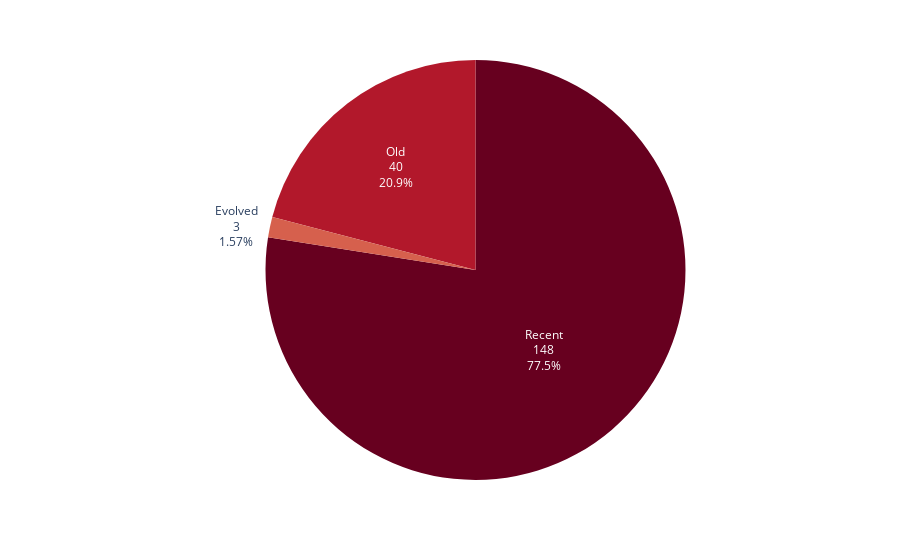

Notebook code cell kept with this figure:
### Code cell
fig_cip_subs = px.pie(list_occur_cip, values=list_occur_cip, names=["Recent", "Old", "Evolved"], color_discrete_sequence=px.colors.sequential.RdBu)
fig_cip_subs.update_traces(textinfo='value+percent+label')
fig_cip_subs.update_layout(showlegend=False)
fig_cip_subs.show()

### Figure 1 — Plotly figure (JSON) as saved in the notebook; plotly's stock layout.template omitted (floating-point values rounded to 4 significant figures)
{"data": [{"domain": {"x": [0, 1], "y": [0, 1]}, "hovertemplate": "label=%{label}<br>value=%{value}<extra></extra>", "labels": ["Recent", "Old", "Evolved"], "legendgroup": "", "name": "", "showlegend": true, "textinfo": "value+percent+label", "type": "pie", "values": [148, 40, 3]}], "layout": {"legend": {"tracegroupgap": 0}, "margin": {"t": 60}, "piecolorway": ["rgb(103,0,31)", "rgb(178,24,43)", "rgb(214,96,77)", "rgb(244,165,130)", "rgb(253,219,199)", "rgb(247,247,247)", "rgb(209,229,240)", "rgb(146,197,222)", "rgb(67,147,195)", "rgb(33,102,172)", "rgb(5,48,97)"], "showlegend": false}}
